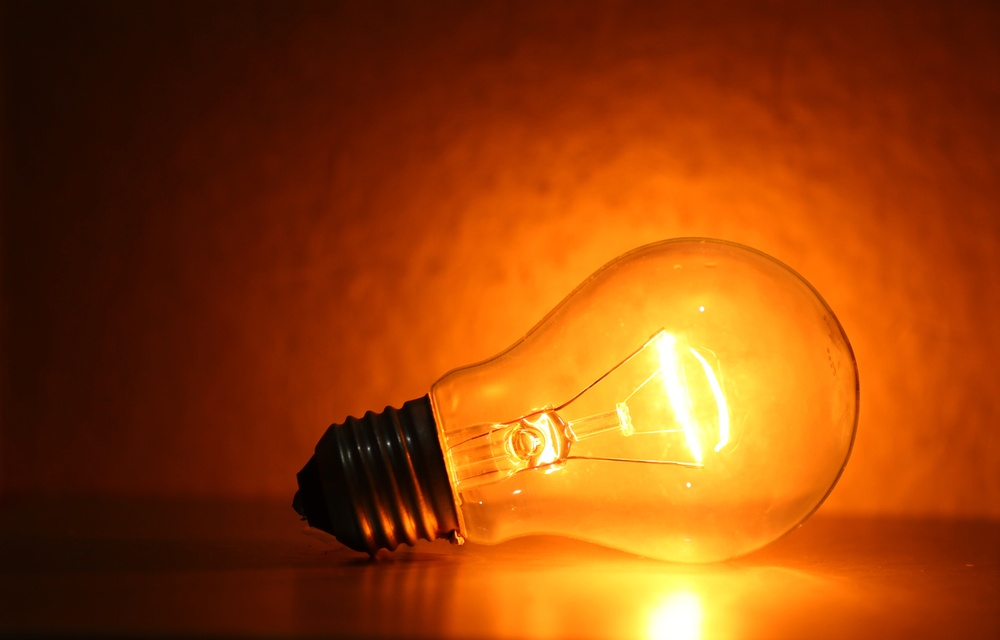
#> input picture ImagensPDI/stockvault-bulb128619.jpg, 1000 x 640 px, shrunk from 4864 x 3112 before the run
$ python testadpgaus.py
#> lines starting #> are read from the running program, lines starting #| are printed output that depends on the picture; after the words box and inside, x2 and y2 are one past the last pixel; in counts of white or black regions, pixels touching at a corner belong together
# %%
# Importando as bibliotecas necessárias
import cv2
import numpy as np
import matplotlib.pyplot as plt

# Carregar a imagem
img = cv2.imread("../ImagensPDI/stockvault-bulb128619.jpg")
#> img is the input picture: shape (640, 1000, 3); mean B, G, R 10.7, 65.3, 145.7
rgb = cv2.cvtColor(img, cv2.COLOR_BGR2RGB)
plt.imshow(rgb, cmap='gray')
plt.axis("off")
plt.show()

# %%
# Converter para escala de cinza
gray = cv2.cvtColor(rgb, cv2.COLOR_RGB2GRAY)
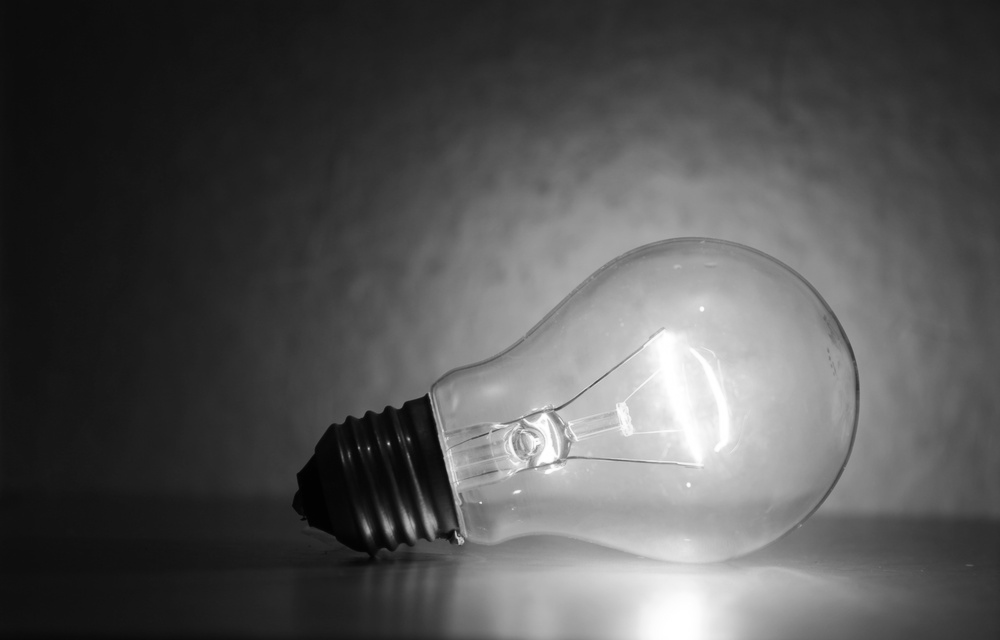
#> gray: shape (640, 1000); min 0, max 255, mean 83.1
plt.imshow(gray, cmap='gray')
plt.axis("off")
plt.show()

# %%
# Aplicar a limiarização adaptativa para obter uma máscara inicial
thresh = cv2.adaptiveThreshold(gray, 255, cv2.ADAPTIVE_THRESH_GAUSSIAN_C, cv2.THRESH_BINARY, 51, 3)
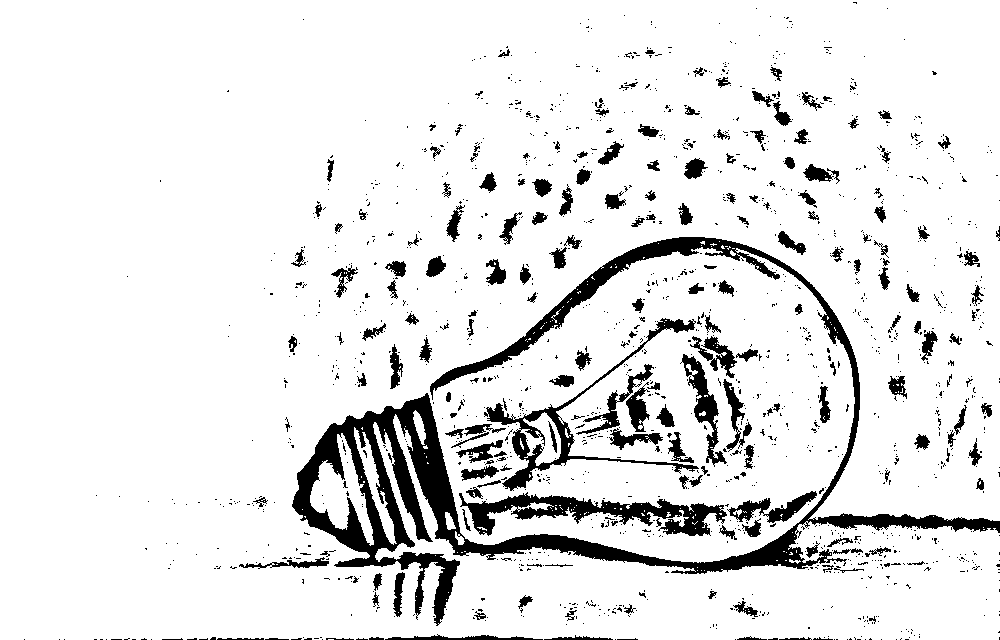
#> thresh: shape (640, 1000); 90.1% white; 1545 black regions (1342 under 20 px), largest, box (x1, y1, x2, y2) and area: (292, 237, 1000, 626) 27707, (459, 492, 727, 536) 4452, (484, 318, 699, 491) 3365
plt.imshow(thresh, cmap='gray')
plt.axis("off")
plt.show()

# %%
# Inverter a máscara para que o objeto fique branco e o fundo preto
mask = cv2.bitwise_not(thresh)
plt.imshow(mask, cmap='gray')
plt.axis("off")
plt.show()

# %%
# Remover pequenos ruídos e suavizar a máscara com operações de morfologia
kernel = np.ones((5,5), np.uint8)
mask = cv2.morphologyEx(mask, cv2.MORPH_CLOSE, kernel, iterations=3)
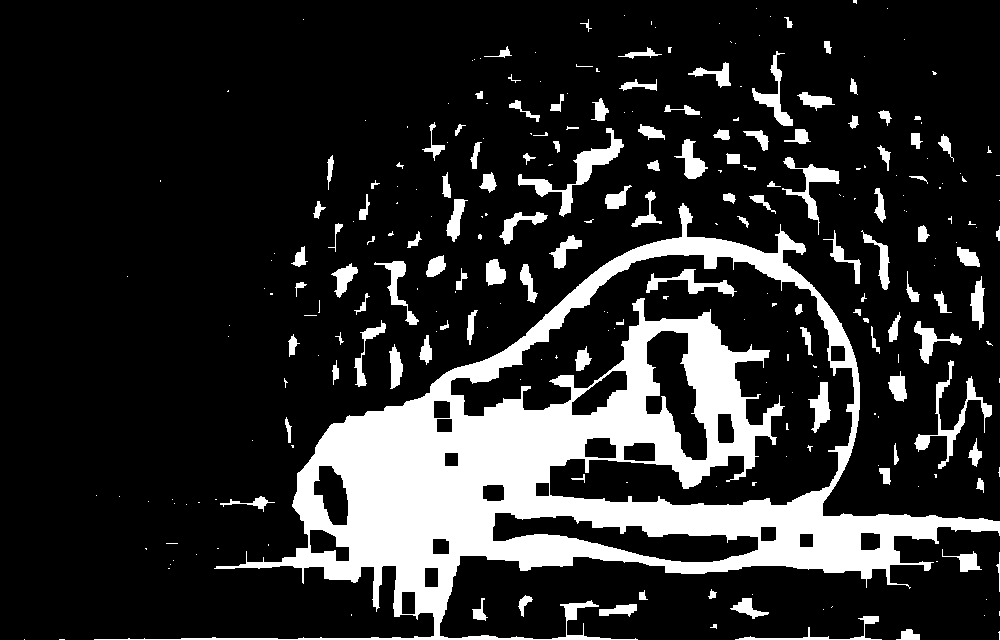
#> mask: shape (640, 1000); 17.4% white; 271 white regions (153 under 20 px)
mask = cv2.GaussianBlur(mask, (7, 7), 0)
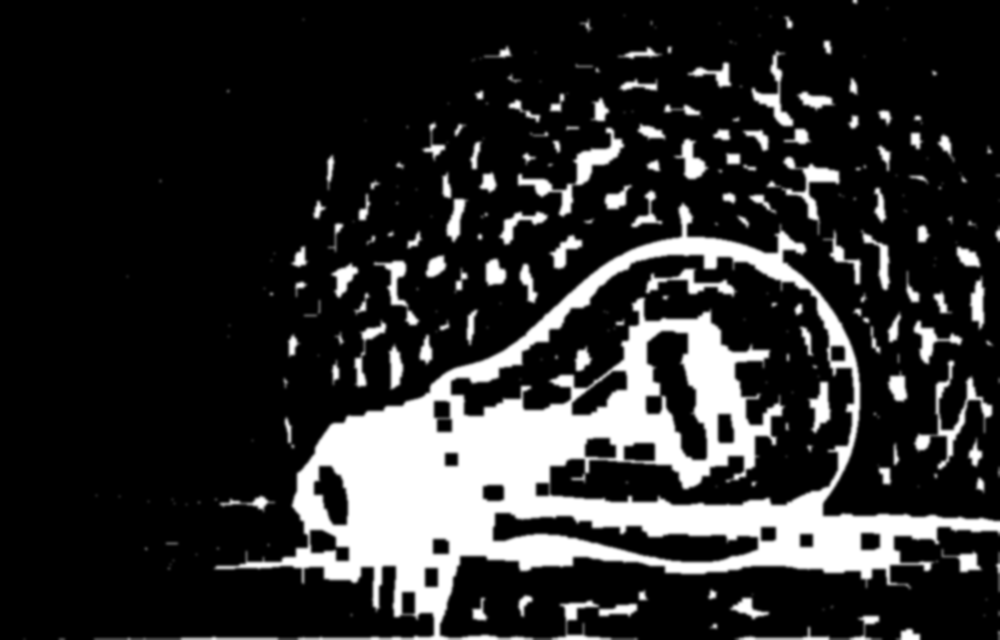
#> mask: shape (640, 1000); min 0, max 255, mean 44.3

# %%
# Identificar contornos e criar uma máscara refinada
contours, _ = cv2.findContours(mask, cv2.RETR_EXTERNAL, cv2.CHAIN_APPROX_SIMPLE)
#> contours = 189 contours, 2 with area under 20; largest, box (x1, y1, x2, y2) and area: (91, 200, 1000, 640) 158056, (911, 357, 995, 481) 2974, (764, 154, 864, 287) 2886, (515, 125, 627, 220) 2828, (749, 48, 814, 147) 1894
mask_refined = np.zeros_like(mask)
cv2.drawContours(mask_refined, contours, -1, (255), thickness=cv2.FILLED)
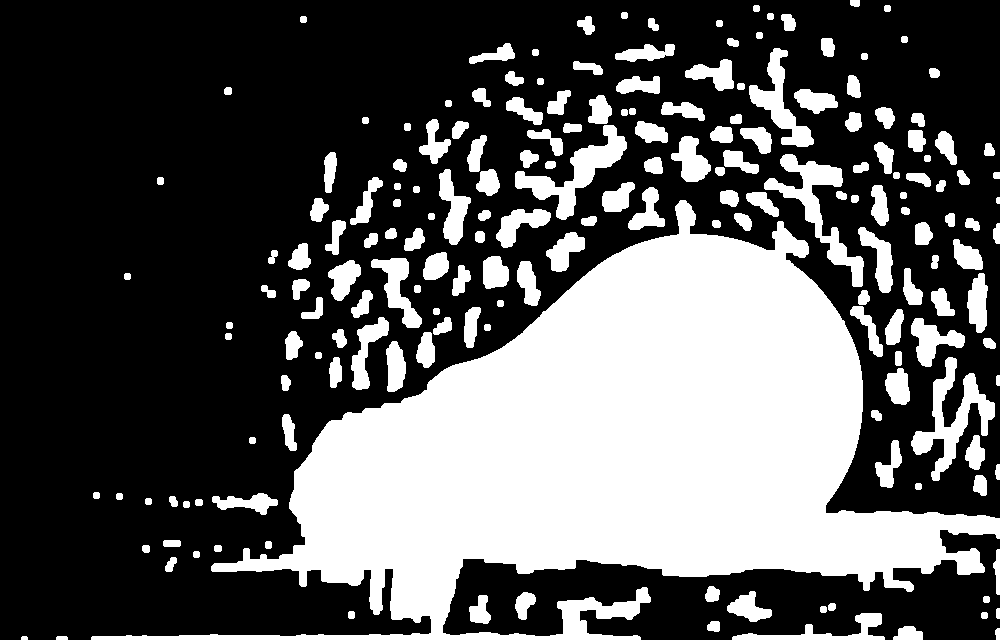
#> mask_refined: shape (640, 1000); 34.8% white; 189 white regions, largest, box (x1, y1, x2, y2) and area: (91, 200, 1000, 640) 160049, (911, 357, 995, 481) 3256, (764, 154, 864, 287) 3147
plt.imshow(mask_refined, cmap='gray')
plt.axis("off")
plt.show()

# %%
# Converter a máscara refinada para 3 canais para aplicá-la na imagem colorida
mask_rgb = cv2.cvtColor(mask_refined, cv2.COLOR_GRAY2RGB)

# Aplicar a máscara refinada na imagem original para manter apenas o objeto
foreground = cv2.bitwise_and(rgb, mask_rgb)
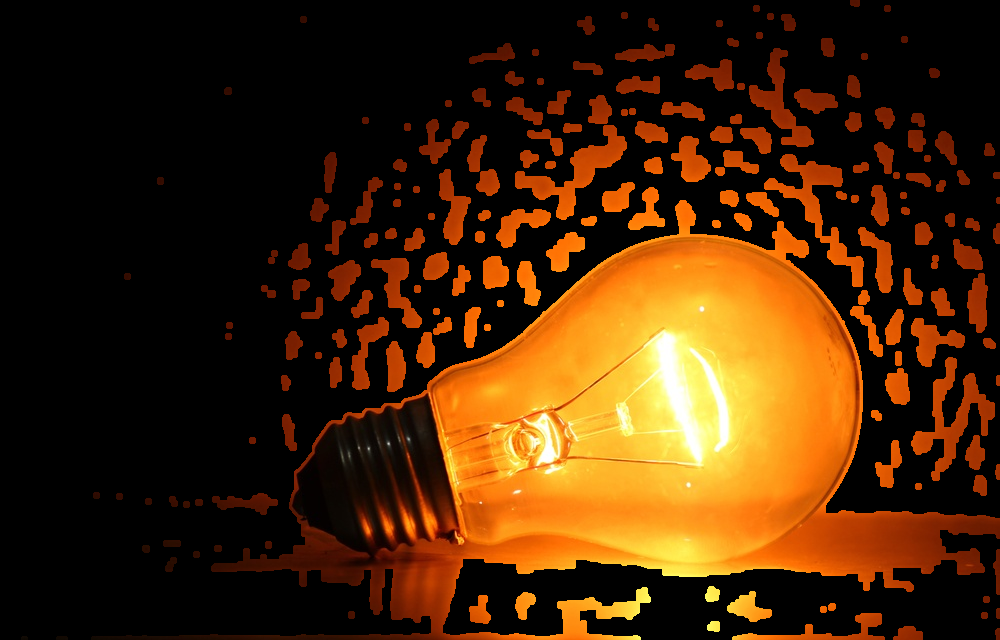
#> foreground: shape (640, 1000, 3); mean R, G, B 69.6, 38, 8

# Definir o fundo como branco ou preto
background = np.full_like(rgb, 255)  # Fundo branco
final_image = np.where(mask_rgb == 0, background, foreground)
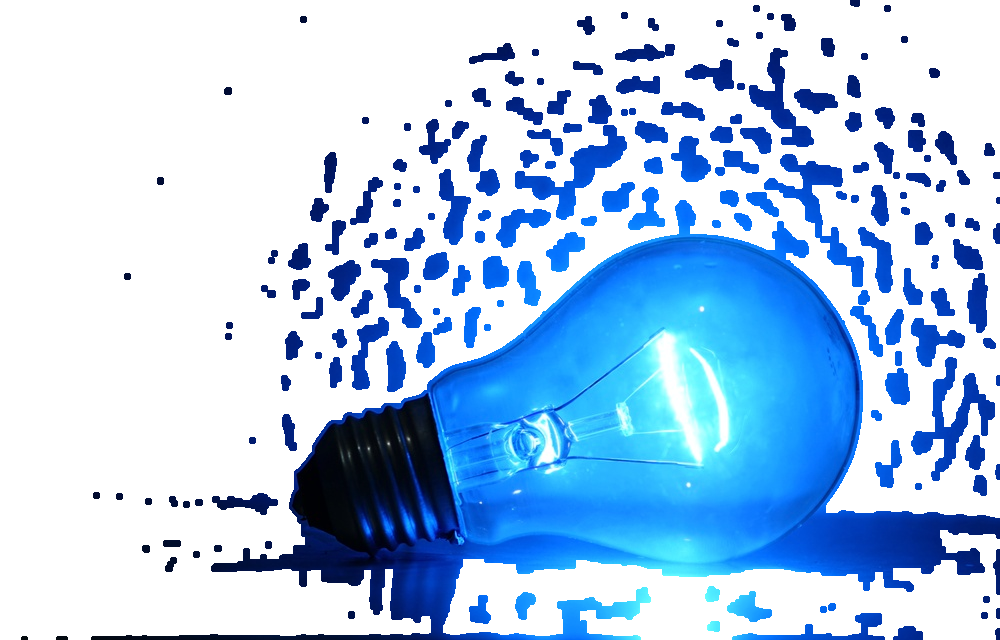
#> final_image: shape (640, 1000, 3); mean B, G, R 236, 204.3, 174.3

# Exibe a imagem original e a imagem segmentada
plt.subplot(1, 2, 1)
plt.title("Imagem Original")
plt.imshow(rgb)
plt.axis("off")

plt.subplot(1, 2, 2)
plt.title("Imagem Segmentada (Fundo Removido)")
plt.imshow(final_image)
plt.axis("off")

plt.show()
#> figure, not shown here; B, G, R data is drawn as R, G, B

$ run again, with ImagensPDI/stockvault-purple-flower-in-bloom199928.jpg copied over ImagensPDI/stockvault-bulb128619.jpg
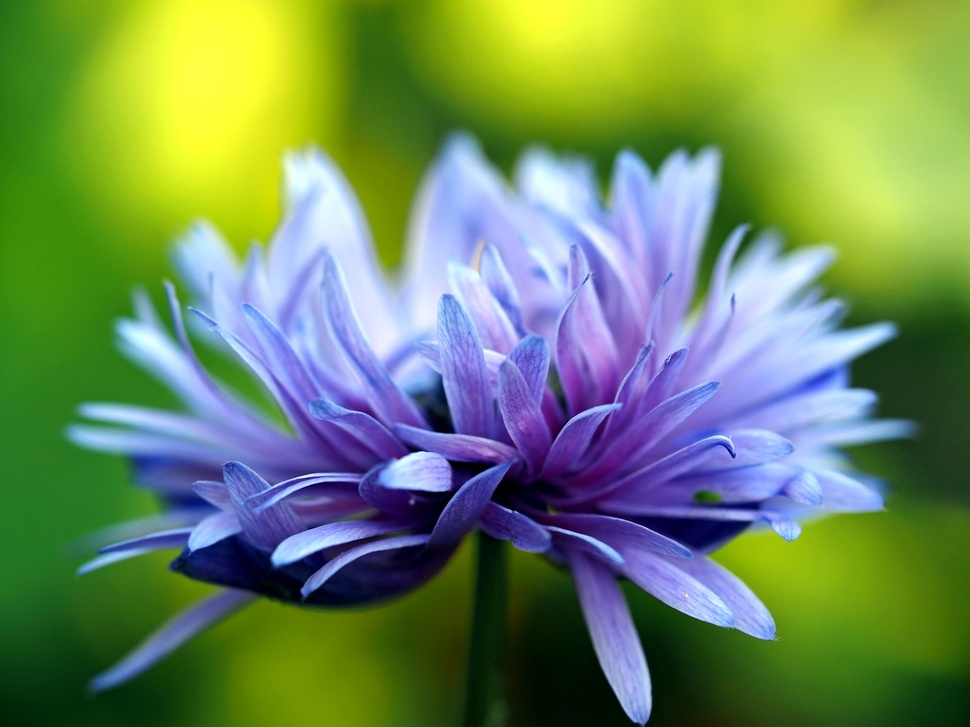
#> input picture ImagensPDI/stockvault-purple-flower-in-bloom199928.jpg, 970 x 727 px, shrunk from 4608 x 3456 before the run
#> img is the input picture: shape (727, 970, 3); mean B, G, R 94, 137.8, 110
#> `thresh = cv2.adaptiveThreshold(gray, 255, cv2.ADAPTIVE_THRESH_GAUSSIAN..`:
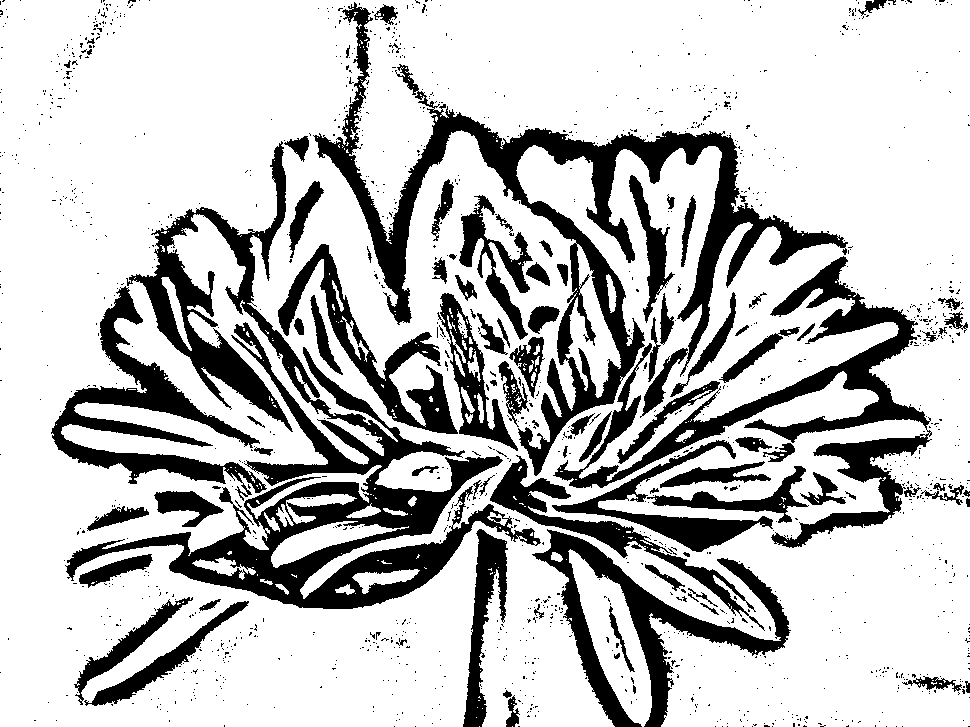
#> thresh: shape (727, 970); 76.1% white; 1417 black regions (1319 under 20 px), largest, box (x1, y1, x2, y2) and area: (65, 141, 541, 609) 39868, (313, 2, 848, 476) 31719, (553, 256, 932, 548) 17796
#> contours = 149 contours, 5 with area under 20; largest, box (x1, y1, x2, y2) and area: (48, 0, 970, 727) 384248, (34, 0, 153, 128) 3696, (868, 621, 970, 701) 2126, (500, 653, 542, 727) 1738, (357, 615, 420, 668) 1608
#> mask_refined: shape (727, 970); 58.4% white; 9 black regions, largest, box (x1, y1, x2, y2) and area: (0, 0, 475, 727) 143228, (403, 0, 970, 306) 92868, (667, 502, 970, 727) 40336
#> `final_image = np.where(mask_rgb == 0, background, foreground)`:
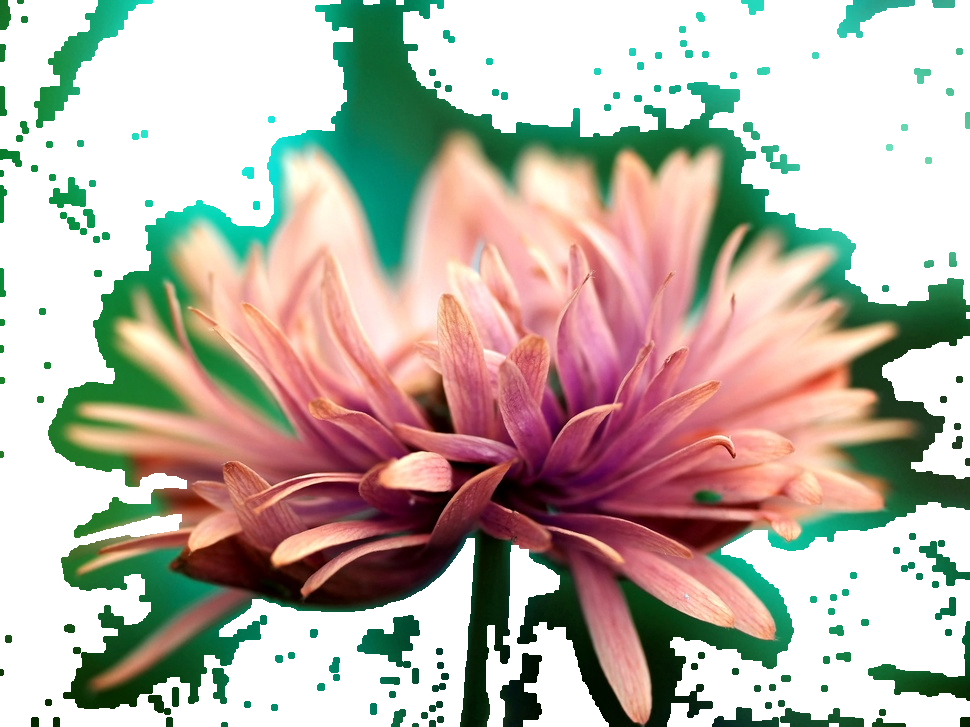
#> final_image: shape (727, 970, 3); mean B, G, R 167.7, 179.1, 187.3

$ run again, with ImagensPDI/stockvault-sharks-2118299.jpg copied over ImagensPDI/stockvault-bulb128619.jpg
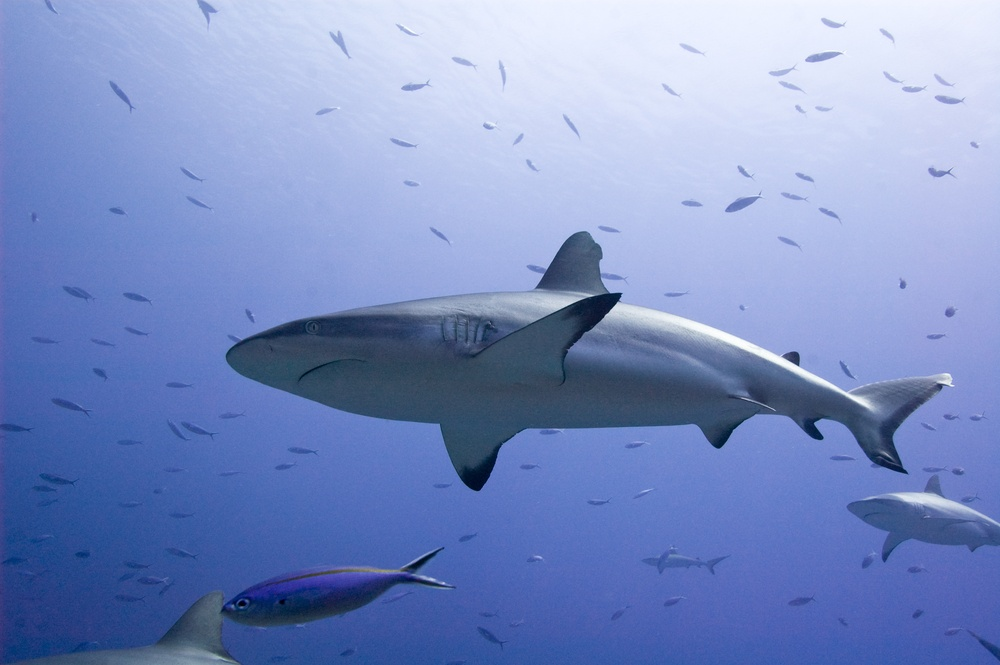
#> input picture ImagensPDI/stockvault-sharks-2118299.jpg, 1000 x 665 px, shrunk from 3008 x 2000 before the run
#> img is the input picture: shape (665, 1000, 3); mean B, G, R 195.2, 142.9, 123.5
#> `thresh = cv2.adaptiveThreshold(gray, 255, cv2.ADAPTIVE_THRESH_GAUSSIAN..`:
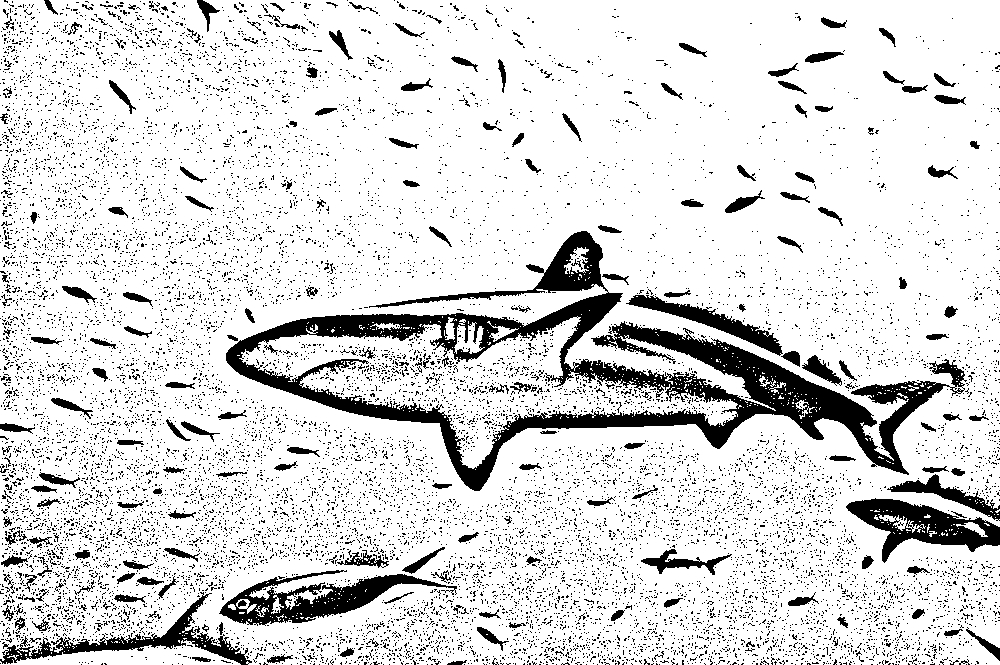
#> thresh: shape (665, 1000); 85.7% white; 13137 black regions (12926 under 20 px), largest, box (x1, y1, x2, y2) and area: (226, 231, 967, 491) 32659, (219, 570, 457, 626) 4591, (846, 498, 1000, 563) 4088
#> contours = 171 contours; largest, box (x1, y1, x2, y2) and area: (0, 0, 1000, 665) 480610, (426, 204, 537, 272) 2817, (383, 0, 481, 69) 2204, (880, 68, 969, 108) 1564, (765, 47, 848, 97) 1324
#> mask_refined: shape (665, 1000); 79.1% white; 11 black regions, largest, box (x1, y1, x2, y2) and area: (257, 0, 1000, 354) 137445, (109, 654, 143, 665) 282, (407, 0, 437, 12) 252
#> `final_image = np.where(mask_rgb == 0, background, foreground)`:
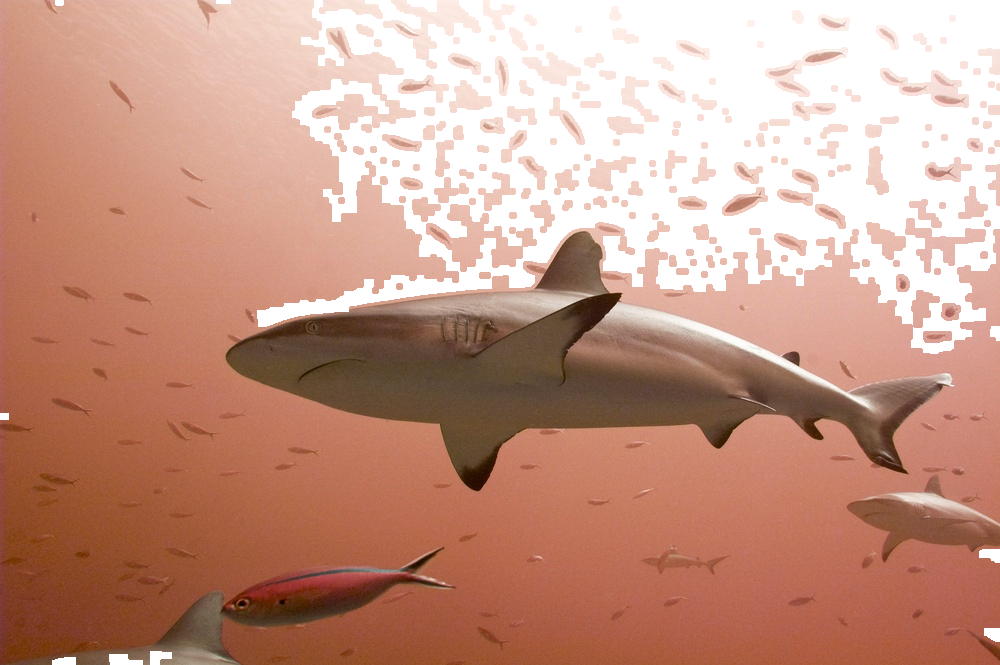
#> final_image: shape (665, 1000, 3); mean B, G, R 135.1, 152.3, 198
